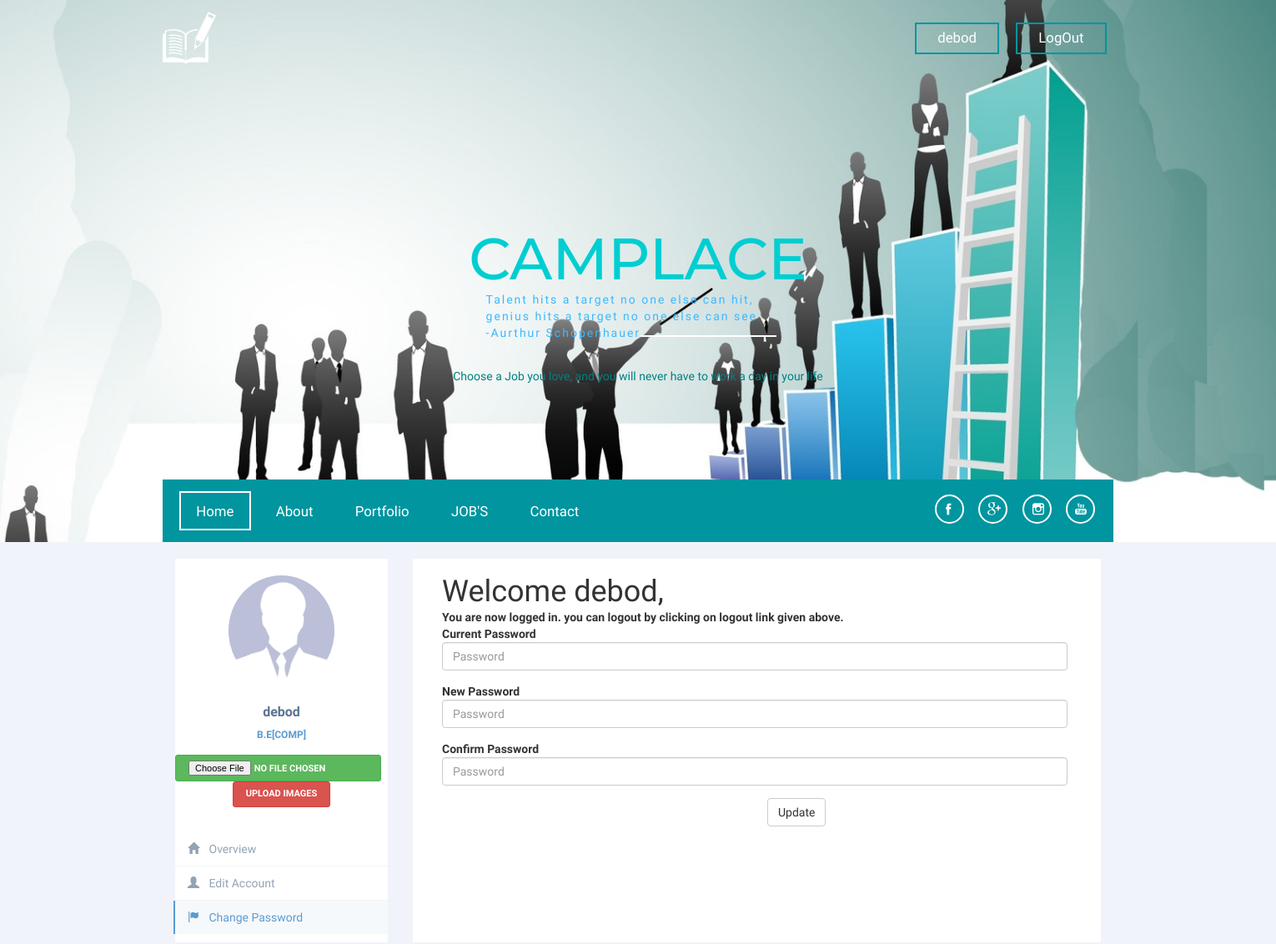
/change_password_student.php (signed in, upper part), run on an earlier commit of the app's database.
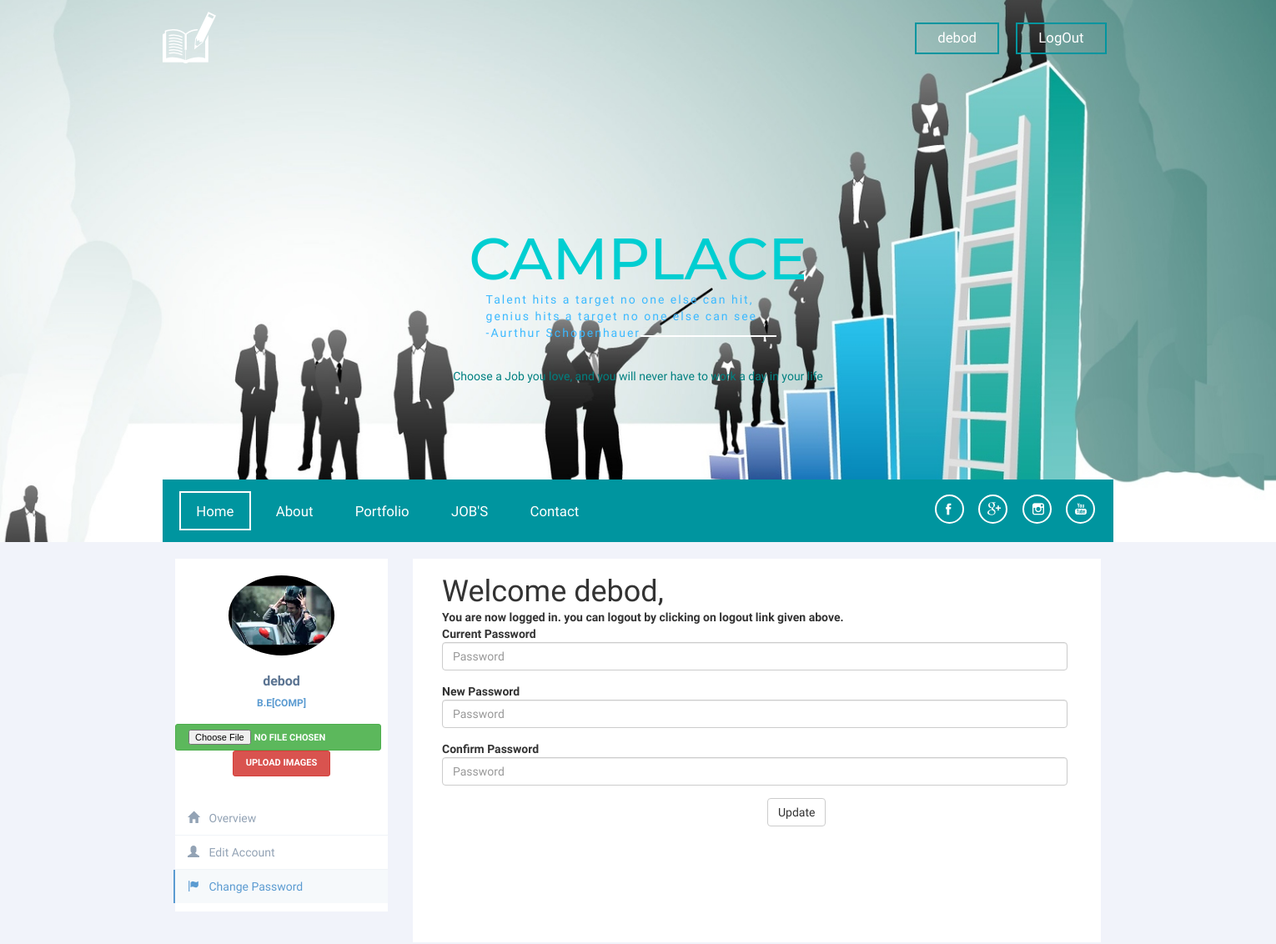
And on a later commit of the database.
### tables this page shows
CREATE TABLE `upload_student` (
  `id` int(11) NOT NULL,
  `img` varchar(700) NOT NULL,
  `username` varchar(255) NOT NULL
);

### change_password_student.php (the view, shortened to what this page needs)
<?php
include_once('common/config.php');
include_once('common/header.php');
include_once('common/students_side.php');
$sql="SELECT  *  FROM  students WHERE username= '".$_SESSION['user_name']."'";
$result_1=  mysqli_query($conn,$sql);
$swl="SELECT * FROM upload_student WHERE username= '".$_SESSION['user_name']."'";
$result_2=  mysqli_query($conn,$swl);
$result_3 = mysqli_fetch_assoc($result_2);
?>
<html>
<body>
 <div class="content">
<div class="container">
    <div class="row profile">
		<div class="col-md-3">
			<div class="profile-sidebar">
				<div class="profile-userpic">
					<?php
				$file = $result_3['img'] ;
					if($file == '' || $file == null || empty($file) || !($file))
					{
						print '<img src="Assets/images/profile.png" class="img-responsive" alt="">';
					}
					else
					{?>
					<img src="Assets/student_port/<?php echo $result_3['img'];?>" class="img-responsive" alt="">
						<?php }
			?>
				</div>
				<div class="profile-usertitle">
					<div class="profile-usertitle-name">
						<?php echo $_SESSION['user_name']?>
					</div>
					<?php
	while($result = mysqli_fetch_assoc($result_1))
	{
		?>
					<div class="profile-usertitle-job">
						<?php echo $result['qual'];?>
					</div>
				</div>
				<div class="profile-userbuttons">
						<form action="upload_student.php" method="POST" class="form-inline" role="form" enctype="multipart/form-data">
		<input type="file" class="btn btn-success btn-sm" name="file" />
<button type="submit" class="btn btn-danger btn-sm">Upload Images</button>
</form>
				</div>
				<div class="profile-usermenu">
					<ul class="nav">
						<li>
							<a href="student_portfolio.php">
							<i class="glyphicon glyphicon-home"></i>
							Overview </a>
						</li>
						<li>
							<a href="student_portfolio_edit.php" target="_blank">
							<i class="glyphicon glyphicon-user"></i>
							Edit Account </a>
						</li>
						<li class="active">
							<a href="#">
							<i class="glyphicon glyphicon-flag"></i>
							Change Password </a>
						</li>
					</ul>
				</div>
			</div>
		</div>
		<div class="col-md-9">
            <div class="profile-content">
			   <div class="container">
	<h1>Welcome  <?php  echo $_SESSION['user_name'];  ?>,</h1>
	<strong><p>  You  are  now  logged  in.  you  can  logout  by  clicking  on  logout  link  given  above.</strong></p>
<form class="form-horizontal" action="password_submit_student.php" method = "POST">
  <div class="form-group">
    <div class="col-sm-8">
<label>Current Password</label></br>
                <input type="password" name="currentpassword" class="form-control" placeholder="Password">
            </div>
			</div>
		  <div class="form-group">
    <div class="col-sm-8">
			<label>New Password</label></br>
                <input type="password" name="newpassword" class="form-control" placeholder="Password">
            </div>
			</div>
			  <div class="form-group">
    <div class="col-sm-8">
                <label>Confirm Password</label>
                <input type="password" name="confirmpassword" class="form-control" placeholder="Password">
            </div>
			</div>
  <div class="form-group">
    <div class="col-sm-offset-4 col-sm-8">
      <button type="submit" class="btn btn-default">Update</button>
    </div>
  </div>
</form>
            </div>
		</div>
	</div>
</div>
<br>
<br>
</div>
</div>
<?php }?>
</body>
<?php include_once('common/footer.php')?>

What changed in the data, as far as the page shows it:
added upload_student: img (placeholder picture)
